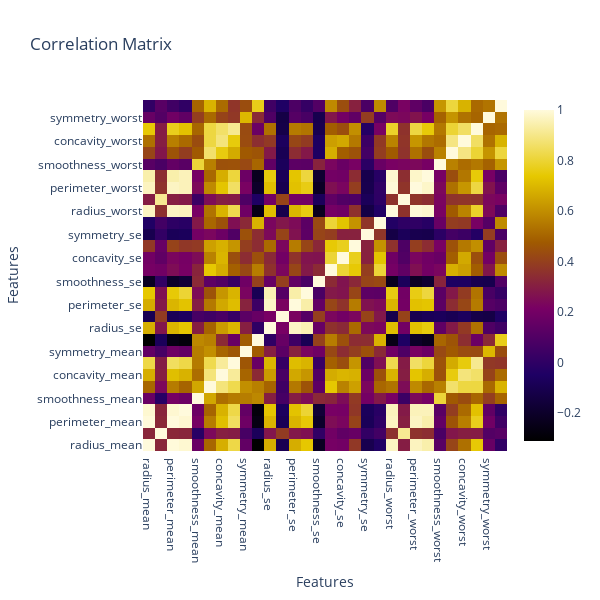

Notebook source saved alongside this figure:
### Code cell
# create the heatmap
e =go.Heatmap(x=corrmat.columns, y=corrmat.index, z=corrmat.values, colorscale='electric')

fig = go.Figure(data= e)

fig.update_layout(width=600, height=600, margin=dict(l=50, r=50, b=100, t=100), template='plotly_white')

# set the title and axis labels
fig.update_layout(title='Correlation Matrix', xaxis_title='Features', yaxis_title='Features')

# show the plot
fig.show()

### Figure 1 — Plotly figure (JSON) as saved in the notebook; plotly's stock layout.template omitted (floating-point values rounded to 4 significant figures; data arrays with more than 128 entries replaced by an {"elided": "..."} marker saying what was removed)
{"data": [{"colorscale": [[0, "rgb(0,0,0)"], [0.2, "rgb(30,0,100)"], [0.4, "rgb(120,0,100)"], [0.6, "rgb(160,90,0)"], [0.8, "rgb(230,200,0)"], [1, "rgb(255,250,220)"]], "type": "heatmap", "x": ["radius_mean", "texture_mean", "perimeter_mean", "area_mean", "smoothness_mean", "compactness_mean", "concavity_mean", "concave points_mean", "symmetry_mean", "fractal_dimension_mean", "radius_se", "texture_se", "perimeter_se", "area_se", "smoothness_se", "compactness_se", "concavity_se", "concave points_se", "symmetry_se", "fractal_dimension_se", "radius_worst", "texture_worst", "perimeter_worst", "area_worst", "smoothness_worst", "compactness_worst", "concavity_worst", "concave points_worst", "symmetry_worst", "fractal_dimension_worst"], "y": ["radius_mean", "texture_mean", "perimeter_mean", "area_mean", "smoothness_mean", "compactness_mean", "concavity_mean", "concave points_mean", "symmetry_mean", "fractal_dimension_mean", "radius_se", "texture_se", "perimeter_se", "area_se", "smoothness_se", "compactness_se", "concavity_se", "concave points_se", "symmetry_se", "fractal_dimension_se", "radius_worst", "texture_worst", "perimeter_worst", "area_worst", "smoothness_worst", "compactness_worst", "concavity_worst", "concave points_worst", "symmetry_worst", "fractal_dimension_worst"], "z": {"elided": "30x30 float values"}}], "layout": {"height": 600, "margin": {"b": 100, "l": 50, "r": 50, "t": 100}, "title": {"text": "Correlation Matrix"}, "width": 600, "xaxis": {"title": {"text": "Features"}}, "yaxis": {"title": {"text": "Features"}}}}
